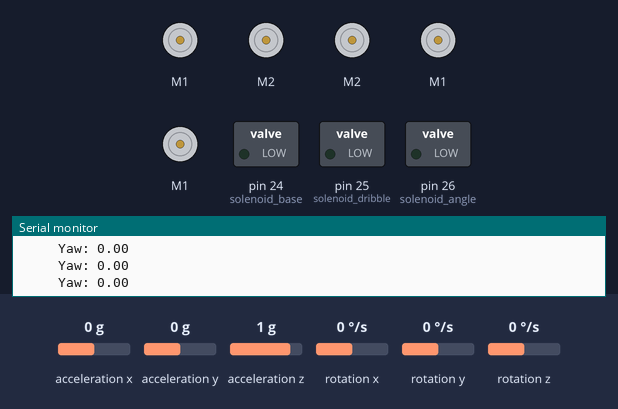
This sketch was run on a simulated Arduino Mega 2560, built with avr-gcc and run on an emulated ATmega2560. Parts: 5 × DC motor (green arrow = forward, orange = backward, longer = faster), switched loads named in the sketch (green lamp = pin HIGH), the last lines printed to the serial monitor. Inputs (shaded band) come from the test bench; at power-on: rotation z 0 °/s, acceleration x 0 g, acceleration y 0 g, acceleration z 1 g, rotation x 0 °/s, rotation y 0 °/s.

Above: at 1.2 s.
1.3 s: rotation z set to -100 °/s
At 3.1 s:
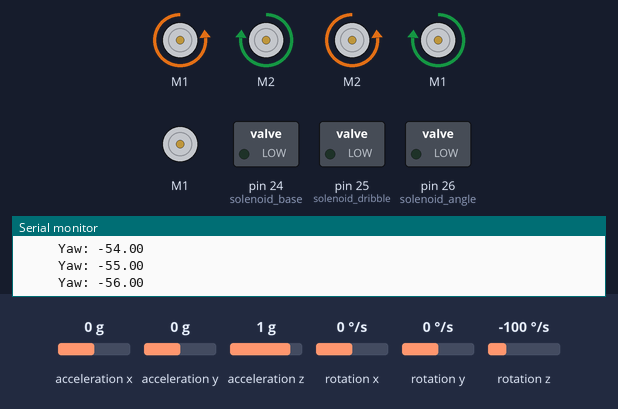
3.4 s: rotation z set to 100 °/s
6.4 s: rotation z set to -192 °/s
9.8 s: rotation z set to 192 °/s
At 12.4 s:
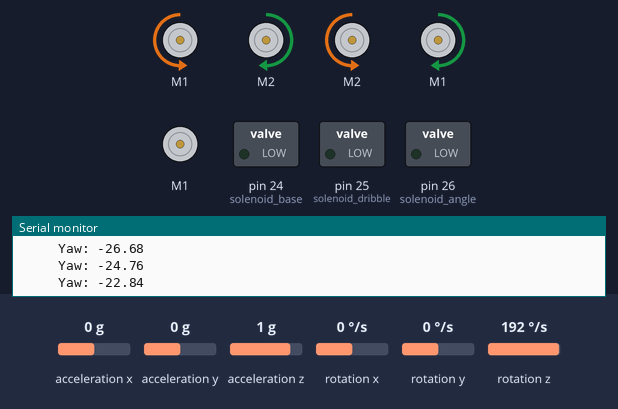
12.8 s: rotation z set to 1 °/s
At 15.8 s:
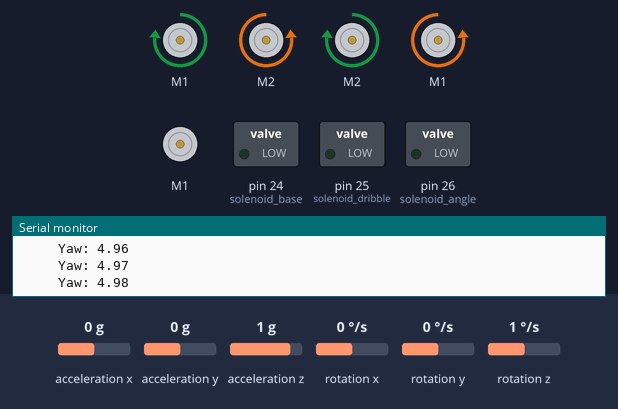
Timing chart, 0 to 16.8 s (numbered marks = the images above; inputs shaded):
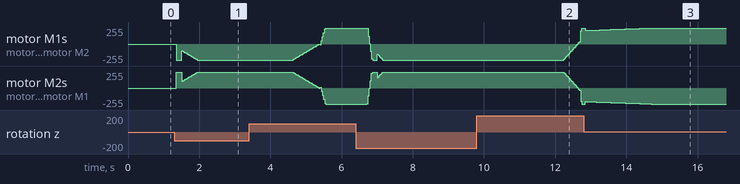

Measured:
- after the input at 9.8 s, motor M1, motor M2: moves from backward 240/255 to forward 240/255 over 0.51 s, starting after 2.4 s; motor M2, motor M1: moves from forward 240/255 to backward 240/255 over 0.51 s, starting after 2.4 s

The sketch:

R1_bot.ino
```cpp
#include <Wire.h>
#include <MPU6050.h>
MPU6050 mpu;
unsigned long timer = 0;
float timeStep = 0.01;
float yaw = 0;

#include <SoftwareSerial.h>
#include <SabertoothSimplified.h>
SoftwareSerial SWSerial1(NOT_A_PIN, 11);
SabertoothSimplified ST1(SWSerial1);
SoftwareSerial SWSerial2(NOT_A_PIN, 13);
SabertoothSimplified ST2(SWSerial2);
SoftwareSerial SWSerial3(NOT_A_PIN, 7);
SabertoothSimplified ST3(SWSerial3);

int Ax, Bx, Y, X, LX, LY, RX, RY, Dpad, LT, RT, LB, RB;

float R, theta, M, count1 = 0, count2 = 0, count3 = 0, count4 = 0, h = 0, j = 0, k = 0, l = 0, setpoint = 0, pre_error = 0, proportional, integral = 0, derivative, error, pid, L1, L2, a, b, c, d, A, B, C, D;
float kp = 0, ki = 0, kd = 0;
int LT_ref = 0;
int RT_ref =0;
int LB_ref = 0;
int RB_ref = 0;
float motor_A = 0;
float motor_B = 0;
float motor_C = 0;
float motor_D = 0;
int speed_arm = 0;
int Dpad_ref = 0;
int Dpad_ref1=0;
int Dpad_ref2=0;
int escPin1 = 0;
int escPin2 = 0;

int Bx_ref1 = 0;
int Bx_ref = 0;
int X_ref = 0;
int X_ref1=0;

int solenoid_base = 24;  // Pin 2 of Arduino connected to Pin 1 (IN1) of ULN2003
int solenoid_dribble = 25;
int solenoid_angle = 26;

void setup() {
  SWSerial1.begin(9600);
  SWSerial2.begin(9600);
  SWSerial3.begin(9600);

  Serial.begin(115200);  // Serial Monitor for debugging
  Serial1.begin(9600);   // UART1 (RX1: Pin 19, TX1: Pin 18) from ESP32
  Serial2.begin(9600);
  while (!mpu.begin(MPU6050_SCALE_2000DPS, MPU6050_RANGE_2G)) {
    Serial.println("Could not find a valid MPU6050 sensor, check wiring!");
    delay(500);
  }
  mpu.calibrateGyro();
  mpu.setThreshold(1);

  Serial.println("Arduino Mega Ready. Waiting for data...");


  pinMode(solenoid_angle, OUTPUT);
  pinMode(solenoid_base, OUTPUT);
  pinMode(solenoid_dribble, OUTPUT);
}

void loop() {
  timer = millis();
  Vector norm = mpu.readNormalizeGyro();
  yaw = yaw + norm.ZAxis * timeStep;
  delay((timeStep * 1000) - (millis() - timer));

  if (Serial1.available()) {
    String receivedData = Serial1.readStringUntil('\n');
     receivedData.trim(); // Read data until newline
    Serial.print("Received: " + receivedData);            // Print received data

    // Parsing received data
    Ax = getValue(receivedData, "A:");
    Bx = getValue(receivedData, "B:");
    X = getValue(receivedData, "X:");
    Y = getValue(receivedData, "Y:");
    LX = getValue(receivedData, "LX:");
    LY = getValue(receivedData, "LY:");
    RX = getValue(receivedData, "RX:");
    RY = getValue(receivedData, "RY:");
    RB = getValue(receivedData, "RB:");
    LB = getValue(receivedData, "LB:");
    RT = getValue(receivedData, "RT:");
    LT = getValue(receivedData, "LT:");
    Dpad = getValue(receivedData, "Dpad:");
    // Debugging - Print values
    Serial.print(F("Parsed LX: ")); Serial.print(LX);
    Serial.print(F(" LY: ")); Serial.print(LY);
    Serial.print(F(" RX: ")); Serial.print(RX);
    Serial.print(F(" RY: ")); Serial.print(RY);
    // Construct and send data
    String dataToSend = String(Ax) + "," + String(Bx) + "," + String(X) + "," + String(Y) + "," +
                        String(LX) + "," + String(LY) + "," + String(RX) + "," + String(RY) + "," +
                        String(Dpad) + "," + String(LT) + "," + String(RT) + "," + String(LB) + "," +
                        String(RB) + "n";  // Ensure newline for receiver

    Serial.print(F("Sending: ")); Serial.print(dataToSend);  // Debug print
    Serial2.print(dataToSend);  // Transmit to Mega 2
  }
// arm
  if (RY > 2) {
    speed_arm = 50;
  }
  if (RY < 2) {
    speed_arm = -50;
  }
  if (RY == 0) {
    speed_arm = 0;
  }

   // CONTINUOUS ROTATION
  if (LT == 1) {
    setpoint = setpoint + 0.2;
  }
  if (RT == 1) {
    setpoint = setpoint - 0.2;
  }
  // 90 DEGREES TURN
  if (LB == 1 && LB_ref == 0) {
    LB_ref = 1;
  }
  if (LB == 0 && LB_ref == 1) {
    setpoint = setpoint + 90;
    LB_ref = 1;
  }
  if (RB == 1 && RB_ref == 0) {
    RB_ref = 1;
  }
  if (RB == 0 && RB_ref == 1) {
    setpoint = setpoint - 90;
    RB_ref = 1;
  }
  // solenoid
    if (X == 1 && X_ref1 == 0) {
      X_ref1 = 1;
    }
    if (X == 0 && X_ref1 == 1) {
      digitalWrite(solenoid_angle, HIGH);
      X_ref1 = 2;
    }
    if (X == 1 && X_ref == 2) {
      digitalWrite(solenoid_angle, LOW);
      X_ref1 = 0;
    }
    // base
      if (Bx == 1 && Bx_ref1 == 0) {
      Bx_ref1 = 1;
    }
    if (Bx == 0 && Bx_ref1 == 1) {
      digitalWrite(solenoid_base, HIGH);
      Bx_ref1 = 2;
    }
    if (Bx == 1 && Bx_ref == 2) {
      digitalWrite(solenoid_base, LOW);
      Bx_ref1 = 0;
    }

  if (error >= 5) {
    kp = 5;
    kd = 20;
    ki = 0.0001;
  } else {
    kp = 30;
    kd = 90;
    ki = 0.001;
  }

  // Ensure joystick values are mapped after extraction
  // LX = map((-LX), -255, 255, +127, -127);
  // LY = map((-LY), -255, 255, +127, -127);

  R = sqrt((LX * LX) + (LY * LY));
  theta = atan2(LY, LX) * 180 / 3.142;

  a = R * sin((theta - 45) * 3.142 / 180);
  c = R * sin((135 - theta) * 3.142 / 180);
  b = R * sin((135 - theta) * 3.142 / 180);
  d = R * sin((theta - 45) * 3.142 / 180);

  // PID control adjustments
  error = setpoint - yaw;
  proportional = error;
  integral += error;
  derivative = error - pre_error;
  pre_error = error;
  pid = kp * proportional + ki * integral + kd * derivative;

  A = a - pid;
  B = b + pid;
  C = c - pid;
  D = d + pid;

  motor_A = constrain(A, -120, 120);
  motor_B = constrain(B, -120, 120);
  motor_C = constrain(C, -120, 120);
  motor_D = constrain(D, -120, 120);

  ST1.motor(1, motor_A);
  ST1.motor(2, motor_B);
  ST2.motor(2, motor_C);
  ST2.motor(1, motor_D);

  ST3.motor(1, speed_arm);


  Serial.print("     Yaw: ");
  Serial.println(yaw);
}

// Function to extract values
int getValue(const String& data, const String& key) {
  int startIndex = data.indexOf(key);
  if (startIndex == -1) return 0;  // Return 0 if key not found
  startIndex += key.length();

  int endIndex = data.indexOf(',', startIndex);
  if (endIndex == -1) endIndex = data.length();

  String valueStr = data.substring(startIndex, endIndex);
  valueStr.trim();

  return valueStr.toInt();
}
```
